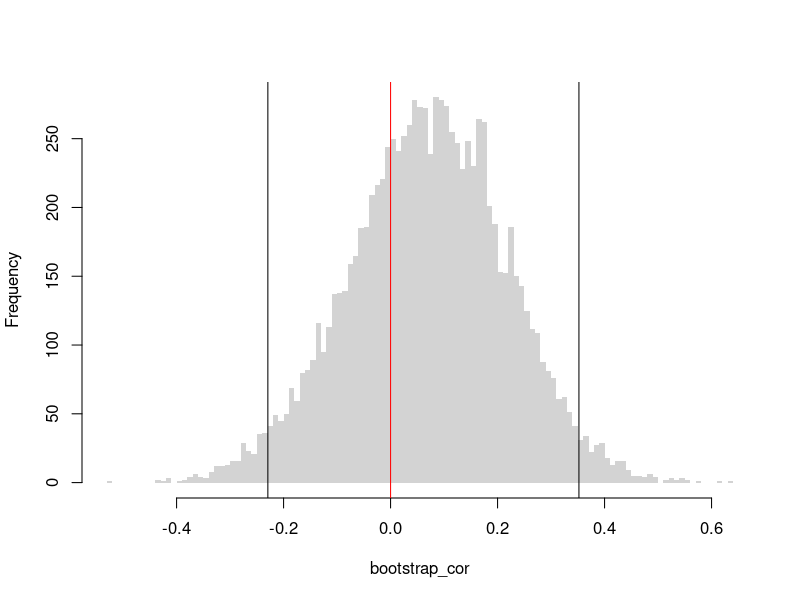
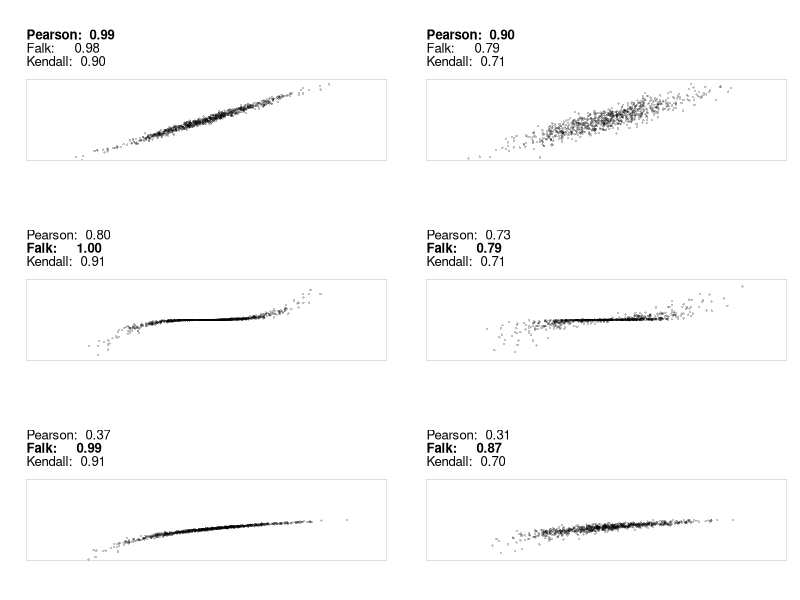

The R source for these figures, in order:
## ---- chunk 1
X <- c(0,1,2)
X
Y <- c(0.1,0.3,0.2)
Y

mX <- mean(X)
mY <- mean(Y)

dev_X <- X - mX
dev_Y <- Y - mY
cov_manual <-  sum(dev_X * dev_Y) / length(X)

var_X <- sum(dev_X^2) / length(X)
var_X
var_Y <- sum(dev_Y^2) / length(Y)
var_Y

cor_manual <- cov_manual / sqrt(var_X * var_Y)
cor_manual

cor(X,Y)
## ---- chunk 2
xy <- USArrests[,c('Murder','UrbanPop')]
xy_cor <- cor(xy[, 1], xy[, 2])
#plot(xy, pch=16, col=grey(0,.25))
    
# Bootstrap Distribution of Kendall Correlation
n <- nrow(xy)
bootstrap_cor <- vector(length=9999)
for(b in seq(bootstrap_cor) ){
    xy_b <- xy[sample(n, replace=T),]
    xy_cor_b <- cor(xy_b[, 1], xy_b[, 2])
    bootstrap_cor[b] <- xy_cor_b
}
hist(bootstrap_cor, breaks=100,
    border=NA, font.main=1,
    main='')

## Test whether correlation is statistically different from 0
boot_ci <- quantile(bootstrap_cor, probs=c(0.025, 0.975))
abline(v=boot_ci)
abline(v=0, col='red')
## ---- chunk 3
codev <- function(xy) {
  # Compute medians for each column
  med <- apply(xy, 2, median)
  # Subtract the medians from each column
  xm <- sweep(xy, 2, med, "-")
  # Compute CoDev
  CoDev <- median(xm[, 1] * xm[, 2])
  # Compute the medians of absolute deviation
  MadProd <- prod( apply(abs(xm), 2, median) )
  # Return the robust correlation measure
  return( CoDev / MadProd)
}
codev(xy)
## ---- chunk 4
xy <- USArrests[,c('Murder','UrbanPop')]
xy[,1] <- rank(xy[,1] )
xy[,2] <- rank(xy[,2] )
# plot(xy, pch=16, col=grey(0,.25))
KT <- cor(xy[, 1], xy[, 2], method = "kendall")
round(KT, 3)
## ---- chunk 5
xy <- USArrests[,c('Murder','UrbanPop')]
KT <- cor(xy[, 1], xy[, 2], method="kendall")
## ---- chunk 6
#| fig-width: 8
#| fig-height: 8
## https://commons.wikimedia.org/wiki/File:Correlation_examples2.svg

MyPlot <- function(xy, xlim = c(-4, 4), ylim = c(-3,3)) {
   plot(xy, main ='', xlab = "", ylab = "",
        col = grey(0,.25), pch=16, cex=.5,
        xaxt = "n", yaxt = "n", bty = "n",
        xlim = xlim, ylim = ylim)
    box(lwd=.1)
    
    cor1 <- cor(xy[,1], xy[,2])
    cor2 <- codev(xy)
    cor3 <- cor(xy[,1], xy[,2], method='kendall')
    cors <- c(cor1, cor2, cor3)
    
    #cor3 <- abs(generalCorr::gmcmtx0( xy[,c(1,2)])[2])
    #cor4 <- Rfast::dcor( xy[,1], xy[,2])[[4]]
    #cor5 <- XICOR::xicor( xy[,1], xy[,2]) ## cor( xy[,1], xy[,2], method='kendall') 

    fm <- cors*0 + 1
    fm[which.max(abs(cors))] <- 2
    title(paste0('Pearson:  ',  formatC(cor1, digits=2, format='f')),
        line=3, adj=0, font.main=fm[1])
    title(paste0('Falk:     ',  formatC(cor2, digits=2, format='f')),
        line=2, adj=0, font.main=fm[2])    
    title(paste0('Kendall:  ',  formatC(cor3, digits=2, format='f')),
        line=1, adj=0, font.main=fm[3])
}

MvNormal <- function(n = 1000, cor, f) {
   for (i in cor) {
      sd = matrix(c(1, i, i, 1), ncol = 2)
      x = mvtnorm::rmvnorm(n, c(0, 0), sd)
      x[,2] <- f(x[,2])
      MyPlot(x)
   }
}

output <- function() {
   par(mfrow = c(3, 2), oma = c(0,0,0,0), mar=c(3,2,6,1))
   cor <- c(0.99, 0.9)
   MvNormal(800, cor, function(y){y});
   MvNormal(800, cor, function(y){(y/2)^3});
   MvNormal(800, cor, function(y){log( (y-min(y)+.Machine$double.eps)/(max(y)-min(y)) ) });
}
output()
## ---- chunk 7
xy <- USArrests[,c('Murder','UrbanPop')]
xy[,1] <- cut(xy[,1],3)
xy[,2] <- cut(xy[,2],4)
table(xy)

CV <- function(xy){
    # Create a contingency table from the categorical variables
    tbl <- table(xy)
    # Compute the chi-square statistic (without Yates' continuity correction)
    chi2 <- chisq.test(tbl, correct=FALSE)[['statistic']]
    # Total sample size
    n <- sum(tbl)
    # Compute the minimum degrees of freedom (min(rows-1, columns-1))
    df_min <- min(nrow(tbl) - 1, ncol(tbl) - 1)
    # Calculate Cramer's V
    V <- sqrt((chi2 / n) / df_min)
    return(V)
}
CV(xy)

# DescTools::CramerV( table(xy) )
## ---- chunk 8
x <- c(0,1,2)
y <- c(0,10,20)
xy_probs <- matrix(c(
    0.0, 0.1, 0.0,
    0.1, 0.3, 0.1,
    0.1, 0.1, 0.2
), nrow=3, ncol=3, byrow=TRUE)
rownames(xy_probs) <- paste0('y=',y)
colnames(xy_probs) <-  paste0('x=',x)

pX  <- colSums(xy_probs)
pY  <- rowSums(xy_probs)
EX  <- sum(x * pX)
EY  <- sum(y * pY)

dxy_grid <- expand.grid(dy=y-EY, dx=x-EX)[,c(2,1)]
dxy_grid$p <- as.vector(xy_probs)
dxy_grid$contribution <- dxy_grid[,'dx'] * dxy_grid[,'dy'] * dxy_grid[,'p']
CovXY <- sum(dxy_grid$contribution)
CovXY

VX <- sum( (x-EX)^2 * pX)
VY <- sum( (y-EY)^2 * pY)
CorXY <- CovXY / sqrt(VX * VY)
CorXY
